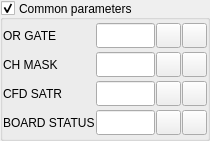
   <widget class="QGroupBox" name="commandPar">
    <property name="geometry">
     <rect>
      <x>410</x>
      <y>580</y>
      <width>210</width>
      <height>141</height>
     </rect>
    </property>
    <property name="styleSheet">
     <string notr="true"/>
    </property>
    <property name="title">
     <string>Common parameters</string>
    </property>
    <property name="alignment">
     <set>Qt::AlignJustify|Qt::AlignVCenter</set>
    </property>
    <property name="checkable">
     <bool>true</bool>
    </property>
    <layout class="QGridLayout" name="gridLayout_6">
     <property name="sizeConstraint">
      <enum>QLayout::SetDefaultConstraint</enum>
     </property>
     <property name="leftMargin">
      <number>0</number>
     </property>
     <property name="topMargin">
      <number>0</number>
     </property>
     <property name="rightMargin">
      <number>0</number>
     </property>
     <property name="bottomMargin">
      <number>0</number>
     </property>
     <property name="spacing">
      <number>1</number>
     </property>
     <item row="2" column="1">
      <widget class="QLineEdit" name="lineEdit_CFD_SATR">
       <property name="minimumSize">
        <size>
         <width>0</width>
         <height>25</height>
        </size>
       </property>
       <property name="maximumSize">
        <size>
         <width>16777215</width>
         <height>25</height>
        </size>
       </property>
       <property name="styleSheet">
        <string notr="true"/>
       </property>
       <property name="clearButtonEnabled">
        <bool>true</bool>
       </property>
      </widget>
     </item>
     <item row="2" column="2">
      <widget class="QPushButton" name="VIEW_CFD_SATR">
       <property name="minimumSize">
        <size>
         <width>25</width>
         <height>25</height>
        </size>
       </property>
       <property name="maximumSize">
        <size>
         <width>25</width>
         <height>25</height>
        </size>
       </property>
       <property name="sizeIncrement">
        <size>
         <width>0</width>
         <height>0</height>
        </size>
       </property>
       <property name="cursor">
        <cursorShape>PointingHandCursor</cursorShape>
       </property>
       <property name="toolTip">
        <string>&lt;html&gt;&lt;head/&gt;&lt;body&gt;&lt;p&gt;Status&lt;/p&gt;&lt;/body&gt;&lt;/html&gt;</string>
       </property>
       <property name="styleSheet">
        <string notr="true"/>
       </property>
       <property name="text">
        <string/>
       </property>
       <property name="icon">
        <iconset resource="skins.qrc">
         <normaloff>:/skins/eyeball-icon-png-3.png</normaloff>:/skins/eyeball-icon-png-3.png</iconset>
       </property>
       <property name="iconSize">
        <size>
         <width>21</width>
         <height>21</height>
        </size>
       </property>
      </widget>
     </item>
     <item row="1" column="3">
      <widget class="QPushButton" name="WRITE_Chmask">
       <property name="minimumSize">
        <size>
         <width>25</width>
         <height>25</height>
        </size>
       </property>
       <property name="maximumSize">
        <size>
         <width>25</width>
         <height>25</height>
        </size>
       </property>
       <property name="sizeIncrement">
        <size>
         <width>0</width>
         <height>0</height>
        </size>
       </property>
       <property name="cursor">
        <cursorShape>PointingHandCursor</cursorShape>
       </property>
       <property name="toolTip">
        <string>&lt;html&gt;&lt;head/&gt;&lt;body&gt;&lt;p&gt;Write&lt;/p&gt;&lt;/body&gt;&lt;/html&gt;</string>
       </property>
       <property name="styleSheet">
        <string notr="true"/>
       </property>
       <property name="text">
        <string/>
       </property>
       <property name="icon">
        <iconset resource="skins.qrc">
         <normaloff>:/skins/Write.png</normaloff>:/skins/Write.png</iconset>
       </property>
       <property name="iconSize">
        <size>
         <width>21</width>
         <height>21</height>
        </size>
       </property>
      </widget>
     </item>
     <item row="2" column="0">
      <widget class="QLabel" name="CFD_SATR">
       <property name="styleSheet">
        <string notr="true"/>
       </property>
       <property name="text">
        <string>CFD SATR</string>
       </property>
      </widget>
     </item>
     <item row="0" column="1">
      <widget class="QLineEdit" name="lineEdit_OR_GATE">
       <property name="minimumSize">
        <size>
         <width>0</width>
         <height>25</height>
        </size>
       </property>
       <property name="maximumSize">
        <size>
         <width>16777215</width>
         <height>25</height>
        </size>
       </property>
       <property name="styleSheet">
        <string notr="true"/>
       </property>
       <property name="clearButtonEnabled">
        <bool>true</bool>
       </property>
      </widget>
     </item>
     <item row="0" column="3">
      <widget class="QPushButton" name="WRITE_OR_GATE">
       <property name="minimumSize">
        <size>
         <width>25</width>
         <height>25</height>
        </size>
       </property>
       <property name="maximumSize">
        <size>
         <width>25</width>
         <height>25</height>
        </size>
       </property>
       <property name="sizeIncrement">
        <size>
         <width>0</width>
         <height>0</height>
        </size>
       </property>
       <property name="cursor">
        <cursorShape>PointingHandCursor</cursorShape>
       </property>
       <property name="toolTip">
        <string>&lt;html&gt;&lt;head/&gt;&lt;body&gt;&lt;p&gt;Write&lt;/p&gt;&lt;/body&gt;&lt;/html&gt;</string>
       </property>
       <property name="styleSheet">
        <string notr="true"/>
       </property>
       <property name="text">
        <string/>
       </property>
       <property name="icon">
        <iconset resource="skins.qrc">
         <normaloff>:/skins/Write.png</normaloff>:/skins/Write.png</iconset>
       </property>
       <property name="iconSize">
        <size>
         <width>21</width>
         <height>21</height>
        </size>
       </property>
      </widget>
     </item>
     <item row="3" column="3">
      <widget class="QPushButton" name="WRITE_BOARD_STATUS">
       <property name="minimumSize">
        <size>
         <width>25</width>
         <height>25</height>
        </size>
       </property>
       <property name="maximumSize">
        <size>
         <width>25</width>
         <height>25</height>
        </size>
       </property>
       <property name="sizeIncrement">
        <size>
         <width>0</width>
         <height>0</height>
        </size>
       </property>
       <property name="cursor">
        <cursorShape>PointingHandCursor</cursorShape>
       </property>
       <property name="toolTip">
        <string>&lt;html&gt;&lt;head/&gt;&lt;body&gt;&lt;p&gt;Write&lt;/p&gt;&lt;/body&gt;&lt;/html&gt;</string>
       </property>
       <property name="styleSheet">
        <string notr="true"/>
       </property>
       <property name="text">
        <string/>
       </property>
       <property name="icon">
        <iconset resource="skins.qrc">
         <normaloff>:/skins/Write.png</normaloff>:/skins/Write.png</iconset>
       </property>
       <property name="iconSize">
        <size>
         <width>21</width>
         <height>21</height>
        </size>
       </property>
      </widget>
     </item>
     <item row="3" column="2">
      <widget class="QPushButton" name="VIEW_BOARD_STATUS">
       <property name="enabled">
        <bool>true</bool>
       </property>
       <property name="minimumSize">
        <size>
         <width>25</width>
         <height>25</height>
        </size>
       </property>
       <property name="maximumSize">
        <size>
         <width>25</width>
         <height>25</height>
        </size>
       </property>
       <property name="sizeIncrement">
        <size>
         <width>0</width>
         <height>0</height>
        </size>
       </property>
       <property name="cursor">
        <cursorShape>PointingHandCursor</cursorShape>
       </property>
       <property name="toolTip">
        <string>&lt;html&gt;&lt;head/&gt;&lt;body&gt;&lt;p&gt;Status&lt;/p&gt;&lt;/body&gt;&lt;/html&gt;</string>
       </property>
       <property name="styleSheet">
        <string notr="true"/>
       </property>
       <property name="text">
        <string/>
       </property>
       <property name="icon">
        <iconset resource="skins.qrc">
         <normaloff>:/skins/eyeball-icon-png-3.png</normaloff>:/skins/eyeball-icon-png-3.png</iconset>
       </property>
       <property name="iconSize">
        <size>
         <width>21</width>
         <height>21</height>
        </size>
       </property>
      </widget>
     </item>
     <item row="3" column="0">
      <widget class="QLabel" name="BOARD_STATUS">
       <property name="styleSheet">
        <string notr="true"/>
       </property>
       <property name="text">
        <string>BOARD STATUS</string>
       </property>
      </widget>
     </item>
     <item row="1" column="0">
      <widget class="QLabel" name="CH_MASK">
       <property name="styleSheet">
        <string notr="true"/>
       </property>
       <property name="text">
        <string>CH MASK</string>
       </property>
      </widget>
     </item>
     <item row="0" column="0">
      <widget class="QLabel" name="OR_GATE">
       <property name="styleSheet">
        <string notr="true"/>
       </property>
       <property name="text">
        <string>OR GATE</string>
       </property>
      </widget>
     </item>
     <item row="1" column="1">
      <widget class="QLineEdit" name="lineEdit_CH_MASK">
       <property name="minimumSize">
        <size>
         <width>0</width>
         <height>25</height>
        </size>
       </property>
       <property name="maximumSize">
        <size>
         <width>16777215</width>
         <height>25</height>
        </size>
       </property>
       <property name="styleSheet">
        <string notr="true"/>
       </property>
       <property name="clearButtonEnabled">
        <bool>true</bool>
       </property>
      </widget>
     </item>
     <item row="2" column="3">
      <widget class="QPushButton" name="WRITE_CFD_SATR">
       <property name="minimumSize">
        <size>
         <width>25</width>
         <height>25</height>
        </size>
       </property>
       <property name="maximumSize">
        <size>
         <width>25</width>
         <height>25</height>
        </size>
       </property>
       <property name="sizeIncrement">
        <size>
         <width>0</width>
         <height>0</height>
        </size>
       </property>
       <property name="cursor">
        <cursorShape>PointingHandCursor</cursorShape>
       </property>
       <property name="toolTip">
        <string>&lt;html&gt;&lt;head/&gt;&lt;body&gt;&lt;p&gt;Write&lt;/p&gt;&lt;/body&gt;&lt;/html&gt;</string>
       </property>
       <property name="styleSheet">
        <string notr="true"/>
       </property>
       <property name="text">
        <string/>
       </property>
       <property name="icon">
        <iconset resource="skins.qrc">
         <normaloff>:/skins/Write.png</normaloff>:/skins/Write.png</iconset>
       </property>
       <property name="iconSize">
        <size>
         <width>21</width>
         <height>21</height>
        </size>
       </property>
      </widget>
     </item>
     <item row="3" column="1">
      <widget class="QLineEdit" name="lineEdit_BOARD_STATUS">
       <property name="minimumSize">
        <size>
         <width>0</width>
         <height>25</height>
        </size>
       </property>
       <property name="maximumSize">
        <size>
         <width>16777215</width>
         <height>25</height>
        </size>
       </property>
       <property name="styleSheet">
        <string notr="true"/>
       </property>
       <property name="clearButtonEnabled">
        <bool>true</bool>
       </property>
      </widget>
     </item>
     <item row="0" column="2">
      <widget class="QPushButton" name="VIEW_OR_GATE">
       <property name="minimumSize">
        <size>
         <width>25</width>
         <height>25</height>
        </size>
       </property>
       <property name="maximumSize">
        <size>
         <width>25</width>
         <height>25</height>
        </size>
       </property>
       <property name="sizeIncrement">
        <size>
         <width>0</width>
         <height>0</height>
        </size>
       </property>
       <property name="cursor">
        <cursorShape>PointingHandCursor</cursorShape>
       </property>
       <property name="toolTip">
        <string>&lt;html&gt;&lt;head/&gt;&lt;body&gt;&lt;p&gt;Status&lt;/p&gt;&lt;/body&gt;&lt;/html&gt;</string>
       </property>
       <property name="styleSheet">
        <string notr="true"/>
       </property>
       <property name="text">
        <string/>
       </property>
       <property name="icon">
        <iconset resource="skins.qrc">
         <normaloff>:/skins/eyeball-icon-png-3.png</normaloff>:/skins/eyeball-icon-png-3.png</iconset>
       </property>
       <property name="iconSize">
        <size>
         <width>21</width>
         <height>21</height>
        </size>
       </property>
      </widget>
     </item>
     <item row="1" column="2">
      <widget class="QPushButton" name="VIEW_CH_MASK">
       <property name="minimumSize">
        <size>
         <width>25</width>
         <height>25</height>
        </size>
       </property>
       <property name="maximumSize">
        <size>
         <width>25</width>
         <height>25</height>
        </size>
       </property>
       <property name="sizeIncrement">
        <size>
         <width>0</width>
         <height>0</height>
        </size>
       </property>
       <property name="cursor">
        <cursorShape>PointingHandCursor</cursorShape>
       </property>
       <property name="toolTip">
        <string>&lt;html&gt;&lt;head/&gt;&lt;body&gt;&lt;p&gt;Status&lt;/p&gt;&lt;/body&gt;&lt;/html&gt;</string>
       </property>
       <property name="styleSheet">
        <string notr="true"/>
       </property>
       <property name="text">
        <string/>
       </property>
       <property name="icon">
        <iconset resource="skins.qrc">
         <normaloff>:/skins/eyeball-icon-png-3.png</normaloff>:/skins/eyeball-icon-png-3.png</iconset>
       </property>
       <property name="iconSize">
        <size>
         <width>21</width>
         <height>21</height>
        </size>
       </property>
      </widget>
     </item>
    </layout>
   </widget>
